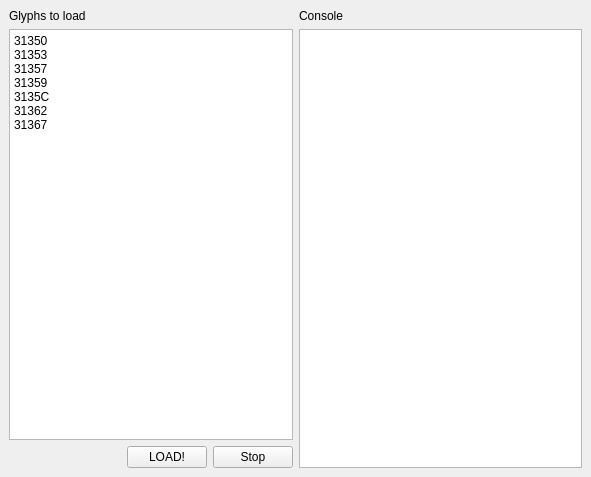
<?xml version="1.0" encoding="UTF-8"?>
<ui version="4.0">
 <class>FmMain</class>
 <widget class="QMainWindow" name="FmMain">
  <property name="geometry">
   <rect>
    <x>0</x>
    <y>0</y>
    <width>591</width>
    <height>477</height>
   </rect>
  </property>
  <property name="windowTitle">
   <string>GlyphWiki loader</string>
  </property>
  <widget class="QWidget" name="centralwidget">
   <layout class="QHBoxLayout" name="horizontalLayout" stretch="1,1">
    <item>
     <layout class="QVBoxLayout" name="verticalLayout_2">
      <item>
       <widget class="QLabel" name="label">
        <property name="text">
         <string>Glyphs to load</string>
        </property>
       </widget>
      </item>
      <item>
       <widget class="QPlainTextEdit" name="memoGlyphs">
        <property name="plainText">
         <string>31350
31353
31357
31359
3135C
31362
31367</string>
        </property>
       </widget>
      </item>
      <item>
       <layout class="QHBoxLayout" name="horizontalLayout_2">
        <item>
         <spacer name="horizontalSpacer">
          <property name="orientation">
           <enum>Qt::Horizontal</enum>
          </property>
          <property name="sizeHint" stdset="0">
           <size>
            <width>40</width>
            <height>10</height>
           </size>
          </property>
         </spacer>
        </item>
        <item>
         <widget class="QPushButton" name="btStart">
          <property name="text">
           <string>LOAD!</string>
          </property>
         </widget>
        </item>
        <item>
         <widget class="QPushButton" name="btStop">
          <property name="text">
           <string>Stop</string>
          </property>
         </widget>
        </item>
       </layout>
      </item>
     </layout>
    </item>
    <item>
     <layout class="QVBoxLayout" name="verticalLayout">
      <item>
       <widget class="QLabel" name="lbConsole">
        <property name="text">
         <string>Console</string>
        </property>
       </widget>
      </item>
      <item>
       <widget class="QPlainTextEdit" name="memoConsole">
        <property name="readOnly">
         <bool>true</bool>
        </property>
       </widget>
      </item>
     </layout>
    </item>
   </layout>
  </widget>
 </widget>
 <resources/>
 <connections/>
</ui>
